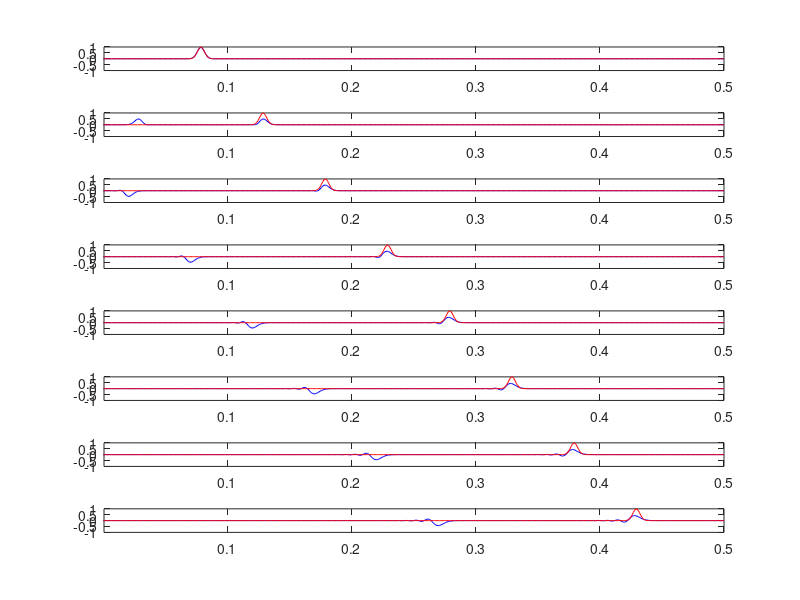

This chart was generated by the following MATLAB code:
close all;
clear all;

ic = 80; 
iw = 4; %for a and c
%iw = 30; %forb
yeta = 377; Cf = 0.5;

L = 0.5; N = 500; 
timestep_number = 700; 
dz = 1e-3; dt = 1.67* 1e-12; 
eps0 = 8.854e-12; mu0 = pi*4e-7; c = 1/(eps0.*mu0).^0.5;
zc = ic*dz; w = iw*dz;
x1 = linspace(0,L,N+1); 
x2 = linspace(0,L,N);

cb_dz = ones(N,1)*dt/(dz*eps0);
db_dz = ones(N+1,1)*dt/(dz*mu0);

Ex = zeros(N+1,1);
Hy = zeros(N,1);
Capture_Ex = zeros(N+1,8);
Exact_Ex = zeros(N+1,8);
rotate = 1;

for k = 1:8
    for i = 1:N+1
        z = i * dz; t = (k-1)*100*dt;
        Exact_Ex(i,k) = exp(-((z - zc - c*t)/w)^2); 
    end
    Exact_Ex(1,k) = 0;
    Exact_Ex(N+1,k) = 0;
end
%initial conditions
for k = 1:N
    Ex(k) = exp(-((k-ic)/iw)^2);
    %Hy(k) = exp(-((k+1-ic-Cf/2)/iw)^2) ./ yeta; %for a and b
    Hy(k) = 0; %for c
end
Ex(1) = 0; Ex(N+1) = 0; 

for iter=0:timestep_number
    
   for k=1:N   %update H
      Hy(k) = Hy(k)-db_dz(k)*(Ex(k+1)-Ex(k));
   end
   Ex(N+1) = 0;
   Ex(1) = 0;
   for k=2:N    %update E
      Ex(k) = Ex(k)-cb_dz(k)*(Hy(k)-Hy(k-1));
   end
   
  %%%%%%%%%%%%%%%%to make plot capture%%%%%%%%%%%%%%%%%%%%%% 
   if(rem(iter,100) == 0)
       for k = 1 : N-1
        Capture_Ex(k,rotate) = Ex(k);
       end
      rotate = rotate +1;
   end
   %%%%%%%%%%%%%%%%%%%%%%%%%%%%%%%%%%%%%%%%%%%%%%%%%%%%%%%%%%%%
   
   %%%%%%%%%%%%%%%%%%%%to make the plot move%%%%%%%%%%%%%%%%%%%%%%%%%%%
   %hold off
   %plot(x1,Ex,'b');
   %axis([dz 0.5 -1 1]);
   %grid on;
   %title('Ex');
   %hold on
   %pause(0);
   %iter
   %%%%%%%%%%%%%%%%%%%%%%%%%%%%%%%%%%%%%%%%%%%%%%%%%%%%%%%%%%%%%%%%%%%%%%
end

for i = 1 : 8
    subplot(8,1,i)
    plot(x1,Capture_Ex(:,i),'b');
    hold on;
    plot(x1,Exact_Ex(:,i),'r');
    axis([dz 0.5 -1 1]);
end



